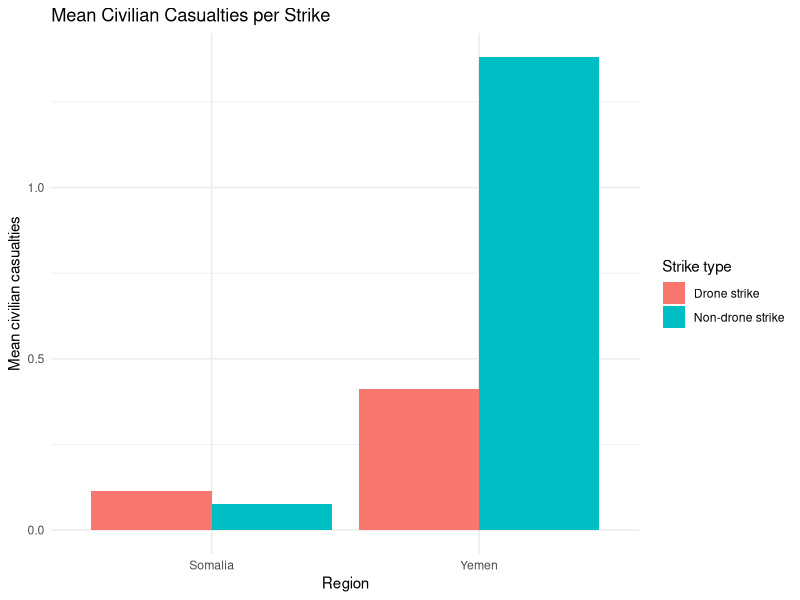
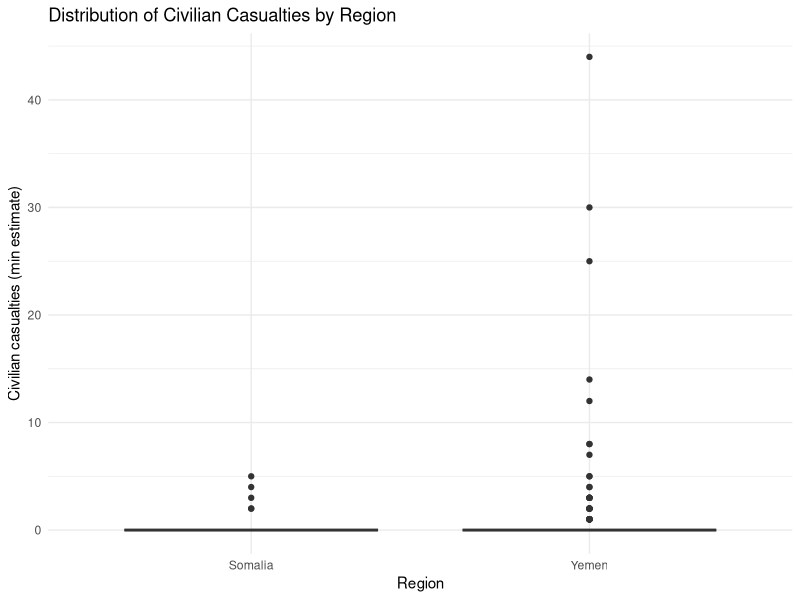
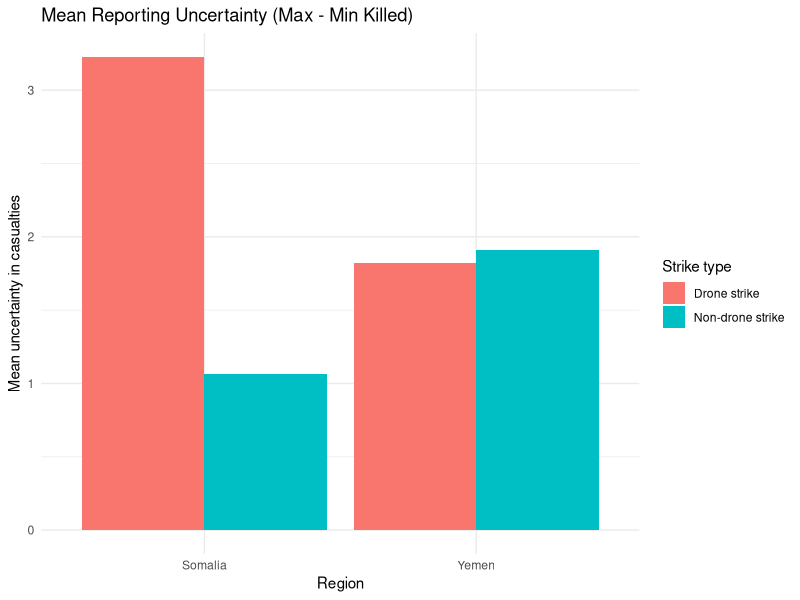
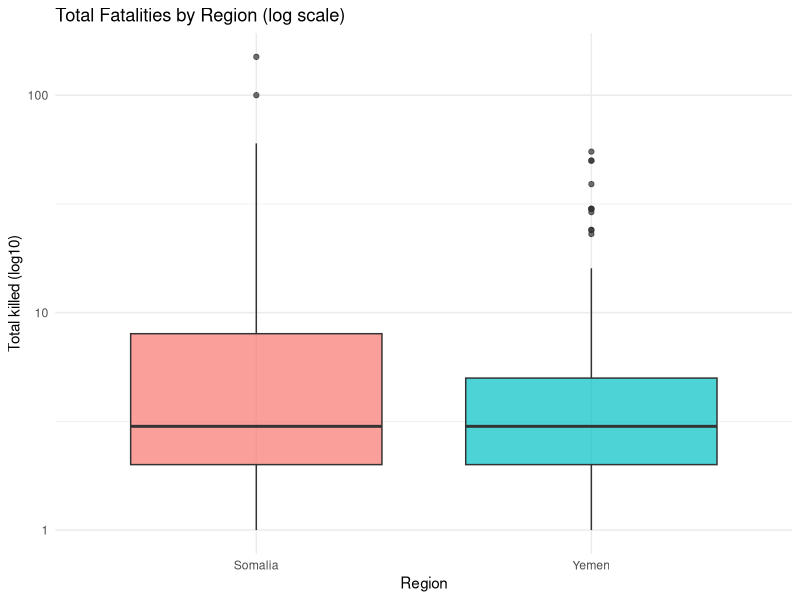
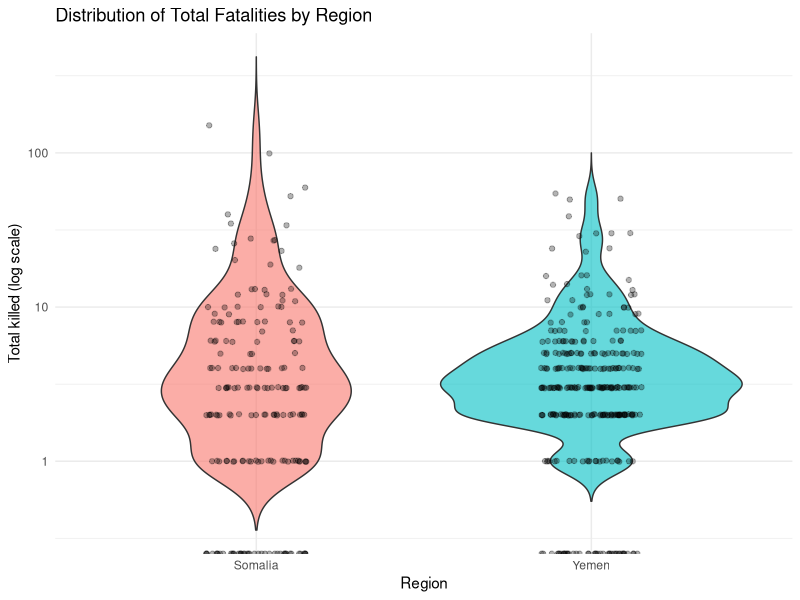

These figures' R source, in order:
## ---- chunk 1
#| warning: false
#| error: false






library(readxl)
library(dplyr)
library(stringr)
library(MASS)
library(broom)

###############################################
## 1. Read in Somalia & Yemen data
###############################################


somalia_raw <- read_excel("us-strikes-in-somalia-2007-to-present.xlsx",
                          sheet = "All US actions")

yemen_raw   <- read_excel("us-strikes-in-yemen-2002-to-present (2).xlsx",
                          sheet = "All US actions")

###############################################
## 2. Clean & harmonize variables
###############################################

## 2.1 Somalia
somalia <- somalia_raw %>%
  transmute(
    region        = "Somalia",
    date          = as.Date(Date),
    location      = Location,
    
    # Drone indicator
    drone         = if_else(`Drone strike` == 1, 1L, 0L),
    
    # US confirmed vs possible
    us_confirmed  = if_else(`Confirmed/\npossible US strike` == "Confirmed", 1L, 0L),
    
    # Strike counts
    min_strikes   = as.numeric(`Minimum strikes`),
    max_strikes   = as.numeric(`Maximum strikes`),
    
    # Casualty counts
    min_killed        = as.numeric(`Minimum people killed`),
    max_killed        = as.numeric(`Maximum people killed`),
    min_civilians     = as.numeric(`Minimum civilians killed`),
    max_civilians     = as.numeric(`Maximum civilians killed`),
    
    min_children      = as.numeric(`Minimum children killed`),
    max_children      = as.numeric(`Maximum children killed`),
    
    min_injured       = as.numeric(`Minimum people injured`),
    max_injured       = as.numeric(`Maximum people injured`)
  )

## 2.2 Yemen
yemen <- yemen_raw %>%
  transmute(
    region        = "Yemen",
    date          = as.Date(Date),
    location      = Location,
    
    drone         = if_else(`Drone strike` == 1, 1L, 0L),
    
    us_confirmed  = if_else(`Confirmed/\npossible US attack?` == "Confirmed", 1L, 0L),
    
    min_strikes   = as.numeric(`Minimum number of strikes`),
    max_strikes   = as.numeric(`Maximum number of strikes`),
    
    min_killed        = as.numeric(`Minimum people killed`),
    max_killed        = as.numeric(`Maximum people killed`),
    min_civilians     = as.numeric(`Minimum civilians reported killed`),
    max_civilians     = as.numeric(`Maximum civilians reported killed`),
    
    min_children      = as.numeric(`Minimum children reported killed`),
    max_children      = as.numeric(`Maximum children reported killed`),
    
    min_injured       = as.numeric(`Minimum people injured`),
    max_injured       = as.numeric(`Maximum people injured`)
  )

###############################################
## 3. Combine datasets and construct analysis variables
###############################################

combined <- bind_rows(somalia, yemen) %>%
  mutate(
    # Make sure region is a factor and pick the reference category
    region = factor(region, levels = c("Somalia", "Yemen")),
    
    # Basic sanity for strikes & casualties
    min_strikes = if_else(is.na(min_strikes), 0, min_strikes),
    max_strikes = if_else(is.na(max_strikes), min_strikes, max_strikes),
    
    min_killed  = if_else(is.na(min_killed), 0, min_killed),
    max_killed  = if_else(is.na(max_killed), min_killed, max_killed),
    
    min_civilians = if_else(is.na(min_civilians), 0, min_civilians),
    max_civilians = if_else(is.na(max_civilians), min_civilians, max_civilians),
    
    ########################################
    ## Main variables for your hypotheses ##
    ########################################
    
    # Civilian casualties (using minimum estimate as the count outcome)
    civilian_casualties = min_civilians,
    
    # Total killed (using minimum estimate)
    total_killed        = min_killed,
    
    # Reporting uncertainty (as you defined)
    uncertainty_killed  = max_killed - min_killed
  )

# Optionally restrict to rows with non-missing outcome variables
combined_model <- combined %>%
  filter(!is.na(civilian_casualties),
         !is.na(uncertainty_killed),
         !is.na(min_strikes),
         !is.na(total_killed))

###############################################
## 4. Negative binomial models for hypotheses
###############################################

# NOTE: we are using negative binomial ONLY .

################################
## Hypothesis 1: Civilian Harm ##
################################
# H0: Somalia and Yemen do not have significantly different civilian casualty rates,
#     controlling for strike characteristics.
# H1: They do differ.

model_h1 <- glm.nb(
  civilian_casualties ~ region + drone + us_confirmed + min_strikes + total_killed,
  data = combined_model
)

summary(model_h1)
tidy(model_h1, exponentiate = TRUE, conf.int = TRUE)  # IRR-style output

##################################
## Hypothesis 2: Drone Effectiveness ##
##################################
# H0: The effect of drone strikes on civilian casualties does NOT differ between Somalia and Yemen.
# H1: The effect of drone strikes DOES differ between Somalia and Yemen.
# -> Include interaction term drone:region

model_h2 <- glm.nb(
  civilian_casualties ~ drone * region + us_confirmed + min_strikes + total_killed,
  data = combined_model
)

summary(model_h2)
tidy(model_h2, exponentiate = TRUE, conf.int = TRUE)

##################################
## Hypothesis 3: Reporting Uncertainty ##
##################################
# H0: The level of uncertainty in casualty reporting does not differ between Somalia and Yemen.
# H1: It does differ.
# Outcome: uncertainty_killed

model_h3 <- glm.nb(
  uncertainty_killed ~ region + drone + us_confirmed + min_strikes,
  data = combined_model
)

summary(model_h3)
tidy(model_h3, exponentiate = TRUE, conf.int = TRUE)

###############################################
## 5. Optional: quick descriptive checks
###############################################

# Mean civilian casualties by region & drone status
combined_model %>%
  group_by(region, drone) %>%
  summarise(
    mean_civilian_casualties = mean(civilian_casualties, na.rm = TRUE),
    n = n(),
    .groups = "drop"
  )

# Mean uncertainty by region
combined_model %>%
  group_by(region) %>%
  summarise(
    mean_uncertainty = mean(uncertainty_killed, na.rm = TRUE),
    n = n(),
    .groups = "drop"
  )

## ---- chunk 2
#| echo: false
#| warning: false
#| message: false

library(dplyr)
library(ggplot2)

## 1. Mean civilian casualties by region & drone use ----

civ_summary <- combined_model %>%
group_by(region, drone) %>%
summarise(
mean_civilian_casualties = mean(civilian_casualties, na.rm = TRUE),
n = n(),
.groups = "drop"
) %>%
mutate(
drone = ifelse(drone == 1, "Drone strike", "Non-drone strike")
)

ggplot(civ_summary, aes(x = region, y = mean_civilian_casualties, fill = drone)) +
geom_col(position = position_dodge()) +
labs(
title = "Mean Civilian Casualties per Strike",
x = "Region",
y = "Mean civilian casualties",
fill = "Strike type"
) +
theme_minimal()

## 2. Distribution of civilian casualties by region ----

ggplot(combined_model, aes(x = region, y = civilian_casualties)) +
geom_boxplot() +
labs(
title = "Distribution of Civilian Casualties by Region",
x = "Region",
y = "Civilian casualties (min estimate)"
) +
theme_minimal()

## 3. Mean reporting uncertainty by region & drone ----

uncertainty_summary <- combined_model %>%
group_by(region, drone) %>%
summarise(
mean_uncertainty = mean(uncertainty_killed, na.rm = TRUE),
n = n(),
.groups = "drop"
) %>%
mutate(
drone = ifelse(drone == 1, "Drone strike", "Non-drone strike")
)

ggplot(uncertainty_summary, aes(x = region, y = mean_uncertainty, fill = drone)) +
geom_col(position = position_dodge()) +
labs(
title = "Mean Reporting Uncertainty (Max - Min Killed)",
x = "Region",
y = "Mean uncertainty in casualties",
fill = "Strike type"
) +
theme_minimal()

## ---- chunk 3
#| include: false
combined_model %>% 
  arrange(desc(total_killed)) %>% 
  head(10)


## ---- chunk 4
#| echo: false
#| warning: false
#| message: false
ggplot(combined_model, aes(x = region, y = total_killed, fill = region)) +
  geom_boxplot(alpha = 0.7) +
  scale_y_log10() +
  labs(
    title = "Total Fatalities by Region (log scale)",
    x = "Region",
    y = "Total killed (log10)"
  ) +
  theme_minimal() +
  theme(legend.position = "none")

## ---- chunk 5
#| echo: false
#| warning: false
#| message: false
ggplot(combined_model, aes(x = region, y = total_killed, fill = region)) +
  geom_violin(alpha = 0.6, trim = FALSE) +
  geom_jitter(width = 0.15, alpha = 0.3) +
  scale_y_log10() +   # optional but recommended
  labs(
    title = "Distribution of Total Fatalities by Region",
    x = "Region",
    y = "Total killed (log scale)"
  ) +
  theme_minimal() +
  theme(legend.position = "none")

